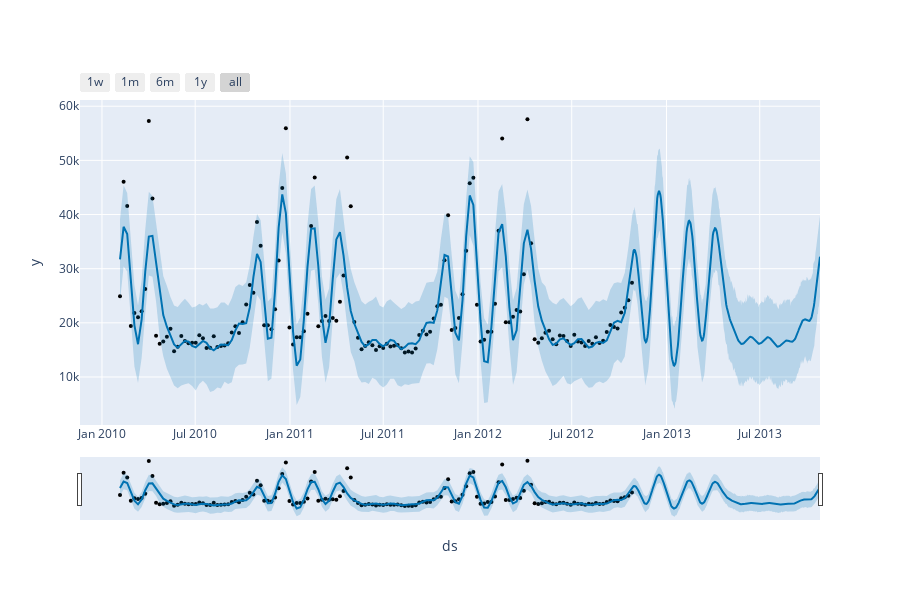

This figure's notebook cell:
### Code cell
from prophet.plot import plot_plotly, plot_components_plotly

plot_plotly(m, forecast)

### Figure 1 — Plotly figure (JSON) as saved in the notebook; plotly's stock layout.template omitted (floating-point values rounded to 4 significant figures; data arrays with more than 128 entries replaced by an {"elided": "..."} marker saying what was removed)
{"data": [{"marker": {"color": "black", "size": 4}, "mode": "markers", "name": "Actual", "type": "scatter", "x": {"elided": "143 str values"}, "y": {"elided": "143 float values"}}, {"hoverinfo": "skip", "line": {"width": 0}, "mode": "lines", "type": "scatter", "x": {"elided": "508 str values"}, "y": {"elided": "508 float values"}}, {"fill": "tonexty", "fillcolor": "rgba(0, 114, 178, 0.2)", "line": {"color": "#0072B2", "width": 2}, "mode": "lines", "name": "Predicted", "type": "scatter", "x": {"elided": "508 str values"}, "y": {"elided": "508 float values"}}, {"fill": "tonexty", "fillcolor": "rgba(0, 114, 178, 0.2)", "hoverinfo": "skip", "line": {"width": 0}, "mode": "lines", "type": "scatter", "x": {"elided": "508 str values"}, "y": {"elided": "508 float values"}}], "layout": {"height": 600, "showlegend": false, "width": 900, "xaxis": {"rangeselector": {"buttons": [{"count": 7, "label": "1w", "step": "day", "stepmode": "backward"}, {"count": 1, "label": "1m", "step": "month", "stepmode": "backward"}, {"count": 6, "label": "6m", "step": "month", "stepmode": "backward"}, {"count": 1, "label": "1y", "step": "year", "stepmode": "backward"}, {"step": "all"}]}, "rangeslider": {"visible": true}, "title": {"text": "ds"}, "type": "date"}, "yaxis": {"title": {"text": "y"}}}}
